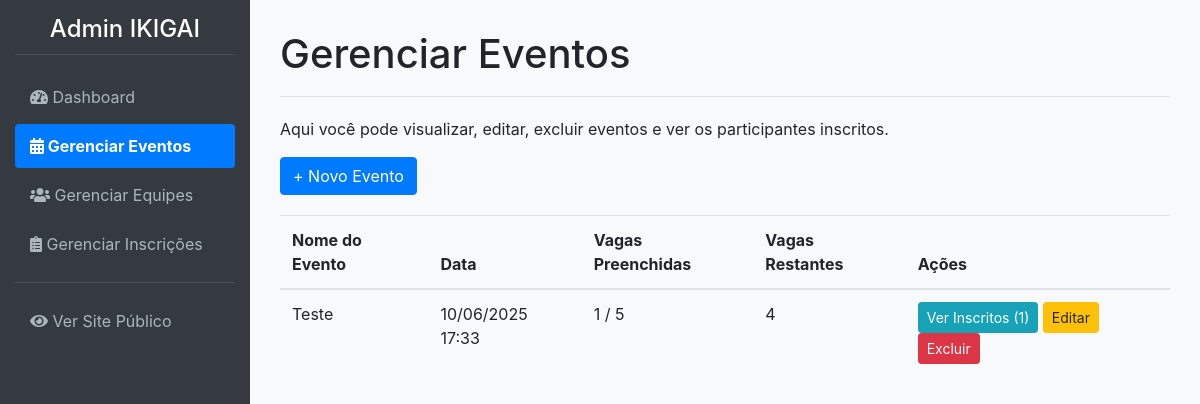
The page /admin/eventos (signed in) on the database as committed earlier.
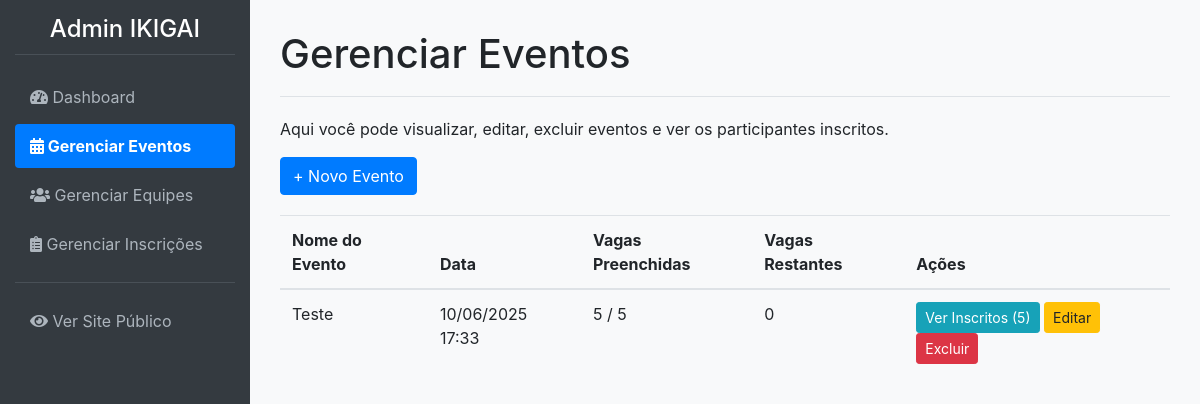
The same page on the database as committed later.
### app/models.py (models this page shows, shortened)
class Evento(db.Model):
    __tablename__ = 'eventos'
    id = db.Column(db.Integer, primary_key=True)
    nome_evento = db.Column(db.String(200), nullable=False)
    data_hora_evento = db.Column(db.DateTime, nullable=False)
    palestrante = db.Column(db.String(100))
    imagem_palestrante = db.Column(db.String(300), nullable=True) # URL para a imagem
    descricao = db.Column(db.Text)
    local_evento = db.Column(db.String(200))
    preco = db.Column(db.Float, default=0.0)
    numero_vagas = db.Column(db.Integer, nullable=False)
    inscricoes = db.relationship('Inscricao', backref='evento', lazy=True)

### app/admin/routes.py (the view)
@bp.route('/eventos')
@login_required
def gerenciar_eventos():
    eventos = Evento.query.order_by(Evento.data_hora_evento.desc()).all()
    return render_template('admin/admin_gerenciar_eventos.html', eventos=eventos)

### app/__init__.py (called while the page is built)
@login_manager.user_loader
def load_user(user_id):
    return models.User.query.get(int(user_id))

### app/admin/routes.py (called while the page is built)
@bp.before_request
def before_request_handler():
    if current_app.config.get('DEBUG') and not current_user.is_authenticated:
        user = User.query.first()
        if user:
            login_user(user)

### app/templates/admin/admin_gerenciar_eventos.html (shortened to what this page needs)
{% extends 'admin/admin_base.html' %}
{% block page_title %}Gerenciar Eventos{% endblock %}
{% block content %}
<p>Aqui você pode visualizar, editar, excluir eventos e ver os participantes inscritos.</p>
<a href="{{ url_for('admin.novo_evento') }}" class="btn btn-primary" style="margin-bottom: 20px;">+ Novo Evento</a>
{% if eventos %}
    <table class="table">
        <thead>
            <tr>
                <th>Nome do Evento</th>
                <th>Data</th>
                <th>Vagas Preenchidas</th>
                <th>Vagas Restantes</th>
                <th>Ações</th>
            </tr>
        </thead>
        <tbody>
            {% for evento_item in eventos %}
            <tr>
                <td>{{ evento_item.nome_evento }}</td>
                <td>{{ evento_item.data_hora_evento.strftime('%d/%m/%Y %H:%M') }}</td>
                <td>{{ evento_item.inscricoes|length }} / {{ evento_item.numero_vagas + evento_item.inscricoes|length }}</td>
                <td>{{ evento_item.numero_vagas }}</td>
                <td class="action-links">
                    <a href="{{ url_for('admin.listar_inscricoes_evento', evento_id=evento_item.id) }}" class="btn btn-info btn-sm">Ver Inscritos ({{ evento_item.inscricoes|length }})</a>
                    <a href="{{ url_for('admin.editar_evento', evento_id=evento_item.id) }}" class="btn btn-warning btn-sm">Editar</a>
                    <a href="{{ url_for('admin.editar_evento', evento_id=evento_item.id) }}" class="btn btn-danger btn-sm">Excluir</a>
                </td>
            </tr>
            {% endfor %}
        </tbody>
    </table>
{% else %}
    <p>Nenhum evento cadastrado.</p>
{% endif %}
{% endblock %}

Rows that differ between the two databases and show on the page:
changed Evento "Teste": inscricoes|length "1" → "5"; numero_vagas "4" → "0"
